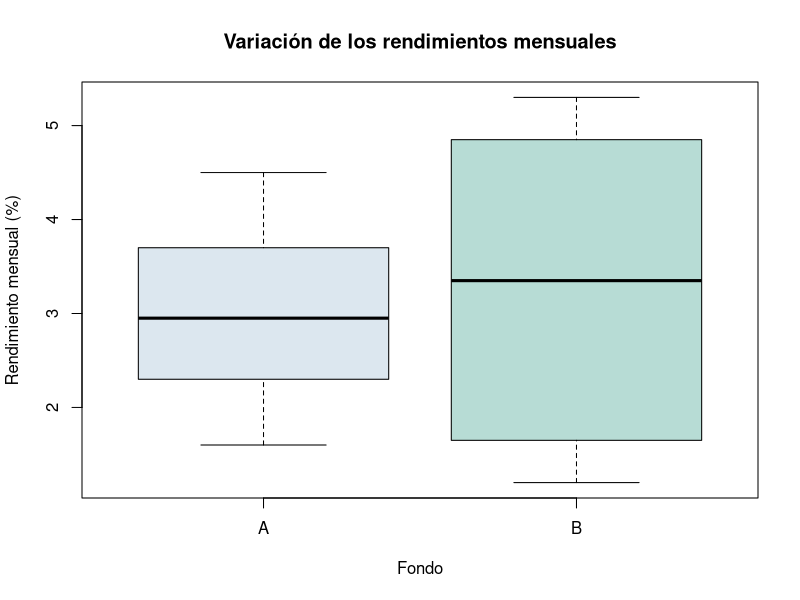
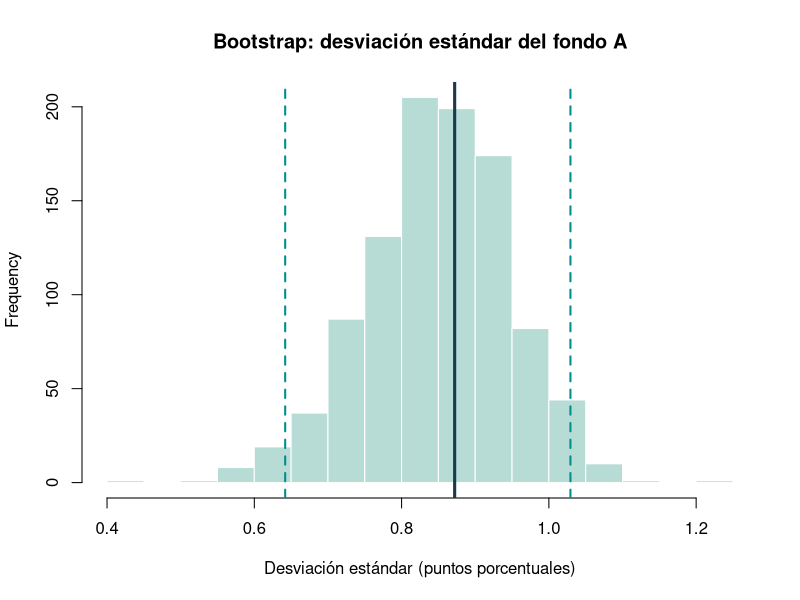

These charts were generated, in order, by the following R code:
# Proyecto 06 | Comparación de volatilidad entre dos fondos
# Práctica de Análisis Estadístico y Simulación
# Quiero saber cuál fondo tiene rendimientos más variables.
# Los rendimientos están expresados en porcentajes mensuales.

# 1. Datos originales de la práctica (20 meses por fondo)
fondo_A <- c(2.1, 3.4, 1.8, 4.2, 2.7, 3.1, 2.5, 4.5, 1.6, 3.8,
             2.9, 3.3, 2.2, 4.0, 1.9, 3.6, 2.4, 4.3, 2.8, 3.0)

fondo_B <- c(1.2, 4.8, 2.0, 5.1, 1.5, 4.4, 2.2, 5.3, 1.3, 4.7,
             2.1, 5.0, 1.7, 4.5, 1.4, 4.9, 2.3, 5.2, 1.6, 4.6)

# 2. Primero reviso el promedio y la variabilidad de cada fondo
resumen <- data.frame(
  Fondo = c("A", "B"),
  Meses = c(length(fondo_A), length(fondo_B)),
  Promedio = c(mean(fondo_A), mean(fondo_B)),
  Desv_estandar = c(sd(fondo_A), sd(fondo_B)),
  Varianza = c(var(fondo_A), var(fondo_B))
)
resumen[, 3:5] <- round(resumen[, 3:5], 4)
print(resumen, row.names = FALSE)
cat("Fondo B / Fondo A (razón de varianzas):",
    round(var(fondo_B) / var(fondo_A), 4), "\n")

# 3. Intervalo de confianza del 95% para la desviación estándar de A
# Uso chi-cuadrado, que exige normalidad de los rendimientos.
n <- length(fondo_A)
alpha <- 0.05
var_A <- var(fondo_A)

limite_inferior <- sqrt((n - 1) * var_A / qchisq(1 - alpha / 2, n - 1))
limite_superior <- sqrt((n - 1) * var_A / qchisq(alpha / 2, n - 1))

cat("\nIC clásico del 95% para la desviación estándar de A:\n")
print(round(c(limite_inferior, limite_superior), 4))

# 4. Bootstrap para la desviación estándar de A
# Repito el muestreo 1,000 veces, tomando valores con reemplazo.
set.seed(123)
repeticiones <- 1000
sd_boot <- replicate(repeticiones, sd(sample(fondo_A, n, replace = TRUE)))
ic_boot <- quantile(sd_boot, c(0.025, 0.975))
cat("\nIC Bootstrap del 95% para la desviación estándar de A:\n")
print(round(ic_boot, 4))

# 5. Prueba F bilateral: ¿las varianzas poblacionales son distintas?
# H0: ambas varianzas son iguales.
# H1: las varianzas son diferentes.
prueba_F <- var.test(fondo_A, fondo_B, alternative = "two.sided")
cat("\nPrueba F de igualdad de varianzas:\n")
cat("F:", round(unname(prueba_F$statistic), 4), "\n")
cat("Valor p:", round(prueba_F$p.value, 4), "\n")

# 6. Reviso los supuestos antes de interpretar la prueba F
cat("\nNormalidad de A - valor p:", round(shapiro.test(fondo_A)$p.value, 4), "\n")
cat("Normalidad de B - valor p:", round(shapiro.test(fondo_B)$p.value, 4), "\n")

# Como B se aparta de la normalidad, agrego una prueba más robusta.
datos <- data.frame(
  rendimiento = c(fondo_A, fondo_B),
  fondo = factor(rep(c("A", "B"), each = 20))
)
prueba_robusta <- fligner.test(rendimiento ~ fondo, data = datos)
cat("Fligner-Killeen - valor p:", round(prueba_robusta$p.value, 6), "\n")

# 7. Dejo dos gráficos para explicar mejor la comparación
if (!dir.exists("figuras")) dir.create("figuras")

png("figuras/dispersion-fondos.png", width = 950, height = 600, res = 130)
boxplot(rendimiento ~ fondo, data = datos,
        main = "Variación de los rendimientos mensuales",
        xlab = "Fondo", ylab = "Rendimiento mensual (%)",
        col = c("#DCE7EF", "#B7DCD5"))
dev.off()

png("figuras/bootstrap-desviacion.png", width = 950, height = 600, res = 130)
hist(sd_boot, breaks = 20, col = "#B7DCD5", border = "white",
     main = "Bootstrap: desviación estándar del fondo A",
     xlab = "Desviación estándar (puntos porcentuales)")
abline(v = sd(fondo_A), col = "#173A50", lwd = 3)
abline(v = ic_boot, col = "#008E91", lty = 2, lwd = 2)
dev.off()

# Conclusión: B varía más que A en esta muestra.
# La prueba F clásica se interpreta con cuidado porque B no parece normal.
